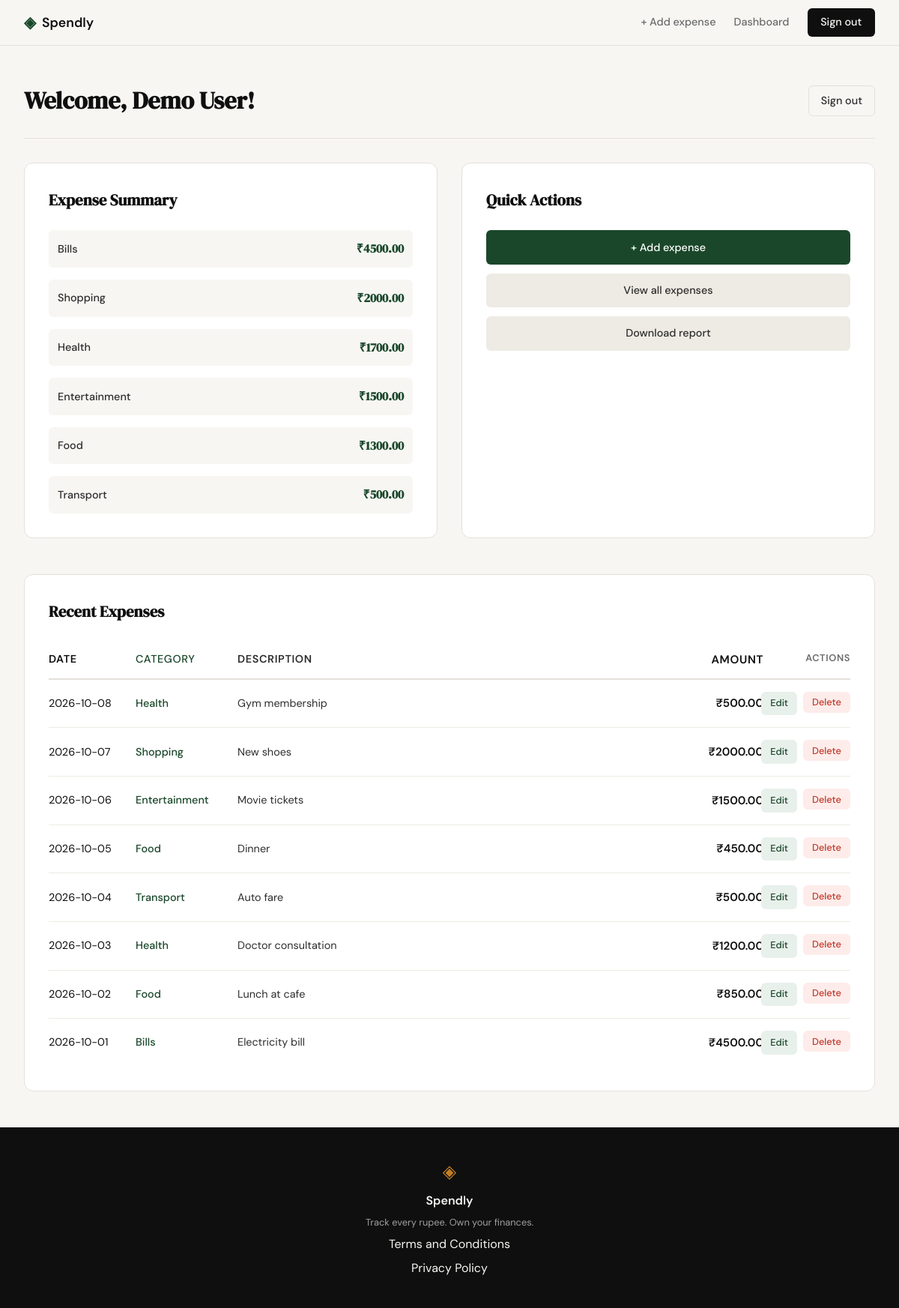
Screenshot of /profile (signed in) with the database file from the repository.
### tables this page shows
CREATE TABLE users (
            id INTEGER PRIMARY KEY AUTOINCREMENT,
            name TEXT NOT NULL,
            email TEXT UNIQUE NOT NULL,
            password_hash TEXT NOT NULL,
            created_at TIMESTAMP DEFAULT CURRENT_TIMESTAMP
        );

CREATE TABLE categories (
            id INTEGER PRIMARY KEY AUTOINCREMENT,
            user_id INTEGER NOT NULL,
            name TEXT NOT NULL,
            created_at TIMESTAMP DEFAULT CURRENT_TIMESTAMP,
            FOREIGN KEY (user_id) REFERENCES users (id) ON DELETE CASCADE
        );

CREATE TABLE expenses (
            id INTEGER PRIMARY KEY AUTOINCREMENT,
            user_id INTEGER NOT NULL,
            category_id INTEGER NOT NULL,
            amount REAL NOT NULL,
            date DATE NOT NULL,
            description TEXT,
            created_at TIMESTAMP DEFAULT CURRENT_TIMESTAMP,
            FOREIGN KEY (user_id) REFERENCES users (id) ON DELETE CASCADE,
            FOREIGN KEY (category_id) REFERENCES categories (id) ON DELETE SET NULL
        );

### app.py (the view)
@app.route("/profile")
@login_required
def profile():
    user = get_current_user()
    db = get_db()
    cursor = db.cursor()
    cursor.execute("""
        SELECT category_id,
               (SELECT name FROM categories WHERE id = expenses.category_id) as category_name,
               SUM(amount) as total
        FROM expenses
        WHERE user_id = ?
        GROUP BY category_id
        ORDER BY total DESC
    """, (session["user_id"],))
    category_totals = cursor.fetchall()
    cursor.execute("""
        SELECT e.*, c.name as category_name
        FROM expenses e
        JOIN categories c ON e.category_id = c.id
        WHERE e.user_id = ?
        ORDER BY e.date DESC
        LIMIT 10
    """, (session["user_id"],))
    recent_expenses = cursor.fetchall()
    db.close()
    return render_template("profile.html", user=user, category_totals=category_totals, recent_expenses=recent_expenses)

### app.py (called while the page is built)
def login_required(f):
    @wraps(f)
    def decorated_function(*args, **kwargs):
        if "user_id" not in session:
            return redirect(url_for("login"))
        return f(*args, **kwargs)
    return decorated_function

def get_current_user():
    if "user_id" not in session:
        return None
    db = get_db()
    cursor = db.cursor()
    cursor.execute("SELECT * FROM users WHERE id = ?", (session["user_id"],))
    user = cursor.fetchone()
    db.close()
    return user

### database/db.py (called while the page is built)
def get_db():
    db = sqlite3.connect(str(DATABASE_PATH))
    db.row_factory = sqlite3.Row
    db.execute("PRAGMA foreign_keys = ON")
    return db

### templates/profile.html (shortened to what this page needs)
{% extends "base.html" %}
{% block content %}
<section class="dashboard">
    <div class="dashboard-inner">
        <div class="dashboard-header">
            <h1>Welcome, {{ user['name'] }}!</h1>
            <a href="{{ url_for('logout') }}" class="btn-secondary">Sign out</a>
        </div>
        <div class="dashboard-grid">
            <div class="summary-card">
                <h2>Expense Summary</h2>
                <div class="summary-breakdown">
                    {% if category_totals %}
                        {% for row in category_totals %}
                        <div class="summary-row">
                            <span class="summary-category">{{ row['category_name'] or 'Uncategorized' }}</span>
                            <span class="summary-amount">₹{{ "%.2f"|format(row['total']) }}</span>
                        </div>
                        {% endfor %}
                    {% else %}
                        <p class="empty-state">No expenses yet. <a href="{{ url_for('add_expense') }}">Add your first expense</a>.</p>
                    {% endif %}
                </div>
            </div>
            <div class="actions-card">
                <h2>Quick Actions</h2>
                <div class="action-buttons">
                    <a href="{{ url_for('add_expense') }}" class="btn-primary">+ Add expense</a>
                    <a href="#" class="btn-secondary">View all expenses</a>
                    <a href="#" class="btn-secondary">Download report</a>
                </div>
            </div>
        </div>
        <div class="recent-expenses">
            <h2>Recent Expenses</h2>
            {% if recent_expenses %}
            <div class="expenses-table">
                <div class="table-header">
                    <div class="col-date">Date</div>
                    <div class="col-category">Category</div>
                    <div class="col-description">Description</div>
                    <div class="col-amount">Amount</div>
                    <div class="col-actions">Actions</div>
                </div>
                {% for expense in recent_expenses %}
                <div class="table-row">
                    <div class="col-date">{{ expense['date'] }}</div>
                    <div class="col-category">{{ expense['category_name'] }}</div>
                    <div class="col-description">{{ expense['description'] or '—' }}</div>
                    <div class="col-amount">₹{{ "%.2f"|format(expense['amount']) }}</div>
                    <div class="col-actions">
                        <a href="{{ url_for('edit_expense', id=expense['id']) }}" class="action-edit">Edit</a>
                        <form method="POST" action="{{ url_for('delete_expense', id=expense['id']) }}" style="display: inline;">
                            <button type="submit" class="action-delete" onclick="return confirm('Delete this expense?')">Delete</button>
                        </form>
                    </div>
                </div>
                {% endfor %}
            </div>
            {% else %}
            <p class="empty-state">No expenses recorded yet.</p>
            {% endif %}
        </div>
    </div>
</section>
{% endblock %}

### templates/base.html (shortened to what this page needs)
<!DOCTYPE html>
<html lang="en">
<head>
    <link rel="stylesheet" href="{{ url_for('static', filename='css/style.css') }}">
</head>
<body>
    <nav class="navbar">
        <div class="nav-inner">
            <a href="{{ url_for('landing') if session.get('user_id') is none else url_for('profile') }}" class="nav-brand">
                <span class="brand-icon">◈</span>
                <span class="brand-name">Spendly</span>
            </a>
            <div class="nav-links">
                {% if session.get('user_id') %}
                    <a href="{{ url_for('add_expense') }}">+ Add expense</a>
                    <a href="{{ url_for('profile') }}">Dashboard</a>
                    <a href="{{ url_for('logout') }}" class="nav-cta">Sign out</a>
                {% else %}
                    <a href="{{ url_for('login') }}">Sign in</a>
                    <a href="{{ url_for('register') }}" class="nav-cta">Get started</a>
                {% endif %}
            </div>
        </div>
    </nav>
    <main class="main-content">
        {% block content %}{% endblock %}
    </main>
    <footer class="footer">
        <div class="footer-inner">
            <span class="brand-icon">◈</span>
            <span class="footer-name">Spendly</span>
            <p class="footer-copy">Track every rupee. Own your finances.</p>
            <a href="{{ url_for('terms') }}">Terms and Conditions</a>
            <a href="{{ url_for('privacy') }}">Privacy Policy</a>
        </div>
    </footer>
</body>
</html>

### rows the page displays
users: name "Demo User"
categories: name "Bills", total "4500.00"
categories: name "Shopping", total "2000.00"
categories: name "Health", total "1700.00"
categories: name "Entertainment", total "1500.00"
categories: name "Food", total "1300.00"
categories: name "Transport", total "500.00"
expenses: date "2026-10-08", category_name "Health", description "Gym membership", amount "500.00"
expenses: date "2026-10-07", category_name "Shopping", description "New shoes", amount "2000.00"
expenses: date "2026-10-06", category_name "Entertainment", description "Movie tickets", amount "1500.00"
expenses: date "2026-10-05", category_name "Food", description "Dinner", amount "450.00"
expenses: date "2026-10-04", category_name "Transport", description "Auto fare", amount "500.00"
expenses: date "2026-10-03", category_name "Health", description "Doctor consultation", amount "1200.00"
expenses: date "2026-10-02", category_name "Food", description "Lunch at cafe", amount "850.00"
expenses: date "2026-10-01", category_name "Bills", description "Electricity bill", amount "4500.00"
